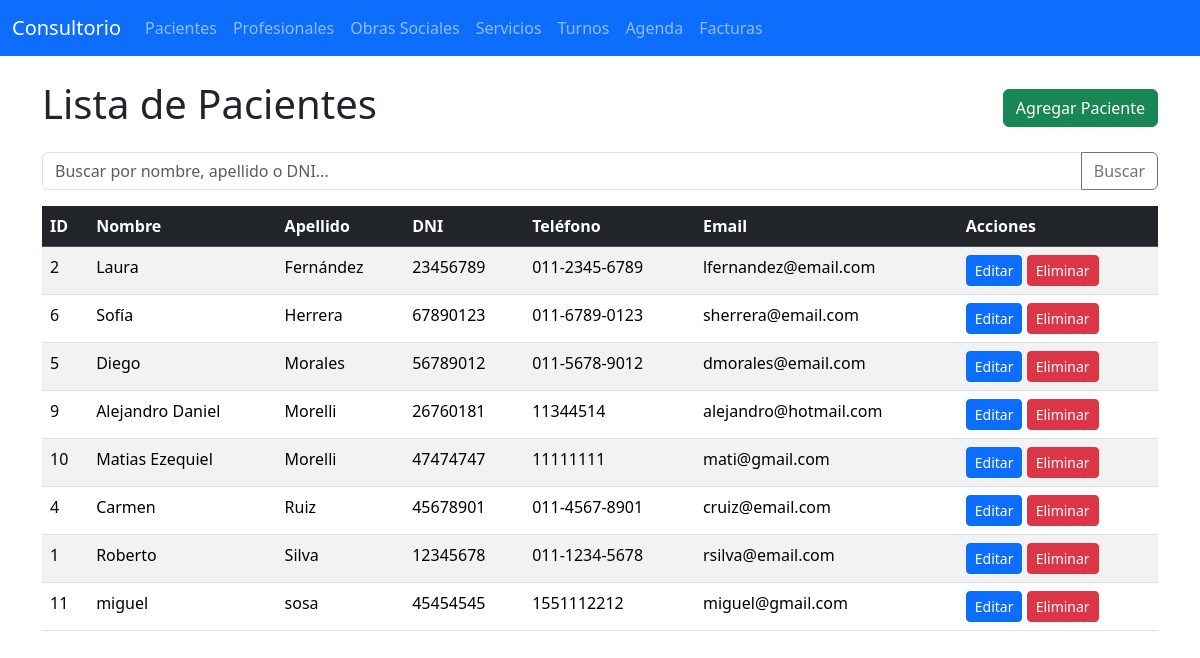
/pacientes, run on the app's committed database.
### tables this page shows
CREATE TABLE pacientes (
                id INTEGER PRIMARY KEY AUTOINCREMENT,
                nombre TEXT NOT NULL,
                apellido TEXT NOT NULL,
                dni TEXT UNIQUE NOT NULL,
                telefono TEXT,
                email TEXT,
                direccion TEXT,
                fecha_nacimiento DATE,
                obra_social_id INTEGER,
                numero_afiliado TEXT,
                FOREIGN KEY (obra_social_id) REFERENCES obras_sociales (id)
            );

### app.py (the view)
@app.route('/pacientes')
def list_pacientes():
    conn = get_db_connection()
    pacientes = conn.execute('SELECT * FROM pacientes ORDER BY apellido, nombre').fetchall()
    conn.close()
    return render_template('pacientes/list.html', pacientes=pacientes)

### app.py (called while the page is built)
def get_db_connection():
    conn = sqlite3.connect(DATABASE)
    conn.row_factory = sqlite3.Row
    return conn

### templates/pacientes/list.html (shortened to what this page needs)
{% extends 'layout.html' %}
{% block content %}
    <div class="d-flex justify-content-between align-items-center mb-3">
        <h1>Lista de Pacientes</h1>
        <a href="{{ url_for('add_paciente') }}" class="btn btn-success">Agregar Paciente</a>
    </div>
    <form action="{{ url_for('search_paciente') }}" method="post" class="mb-3">
        <div class="input-group">
            <input type="text" name="search_term" class="form-control" placeholder="Buscar por nombre, apellido o DNI...">
            <button class="btn btn-outline-secondary" type="submit">Buscar</button>
        </div>
    </form>
    <div class="table-responsive">
        <table class="table table-striped table-hover">
            <thead class="table-dark">
                <tr>
                    <th>ID</th>
                    <th>Nombre</th>
                    <th>Apellido</th>
                    <th>DNI</th>
                    <th>Teléfono</th>
                    <th>Email</th>
                    <th>Acciones</th>
                </tr>
            </thead>
            <tbody>
                {% for paciente in pacientes %}
                <tr>
                    <td>{{ paciente['id'] }}</td>
                    <td>{{ paciente['nombre'] }}</td>
                    <td>{{ paciente['apellido'] }}</td>
                    <td>{{ paciente['dni'] }}</td>
                    <td>{{ paciente['telefono'] }}</td>
                    <td>{{ paciente['email'] }}</td>
                    <td>
                        <a href="{{ url_for('edit_paciente', id=paciente['id']) }}" class="btn btn-primary btn-sm">Editar</a>
                        <form action="{{ url_for('delete_paciente', id=paciente['id']) }}" method="post" class="d-inline" onsubmit="return confirm('¿Está seguro de que desea eliminar este paciente?');">
                            <button type="submit" class="btn btn-danger btn-sm">Eliminar</button>
                        </form>
                    </td>
                </tr>
                {% else %}
                <tr>
                    <td colspan="7" class="text-center">No se encontraron pacientes.</td>
                </tr>
                {% endfor %}
            </tbody>
        </table>
    </div>
{% endblock %}

### data on the page
pacientes: id "2", nombre "Laura", apellido "Fernández", dni "23456789", telefono "011-2345-6789", email "lfernandez@email.com"
pacientes: id "6", nombre "Sofía", apellido "Herrera", dni "67890123", telefono "011-6789-0123", email "sherrera@email.com"
pacientes: id "5", nombre "Diego", apellido "Morales", dni "56789012", telefono "011-5678-9012", email "dmorales@email.com"
pacientes: id "9", nombre "Alejandro Daniel", apellido "Morelli", dni "26760181", telefono "11344514", email "alejandro@hotmail.com"
pacientes: id "10", nombre "Matias Ezequiel", apellido "Morelli", dni "47474747", telefono "11111111", email "mati@gmail.com"
pacientes: id "4", nombre "Carmen", apellido "Ruiz", dni "45678901", telefono "011-4567-8901", email "cruiz@email.com"
pacientes: id "1", nombre "Roberto", apellido "Silva", dni "12345678", telefono "011-1234-5678", email "rsilva@email.com"
pacientes: id "11", nombre "miguel", apellido "sosa", dni "45454545", telefono "1551112212", email "miguel@gmail.com"
